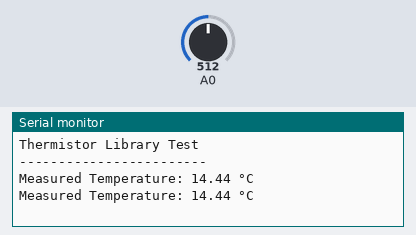
A program run on a simulated Arduino Uno, built with avr-gcc and run on an emulated ATmega328P. Parts: the last lines printed to the serial monitor. The test bench sets the inputs (shaded band); at power-on: A0 = 512.

Above: at 5.8 s.
5.9 s: A0 set to 716
At 11.4 s:
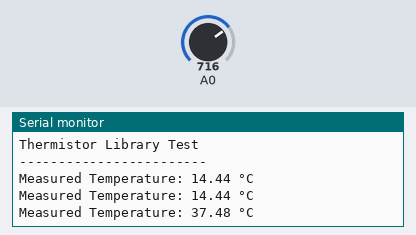
11.9 s: A0 set to 900
At 16.4 s:
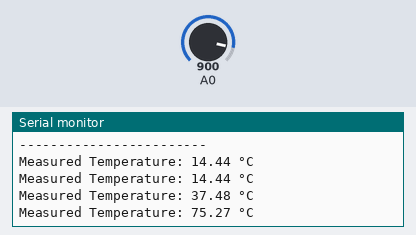
Timing chart, 0 to 17.9 s (numbered marks = the images above; inputs shaded):
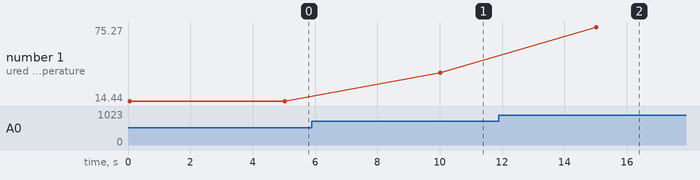

Measured:
- after the input at 5.9 s, the serial monitor: prints a new line after 4.1 s (image 1)
- after the input at 11.9 s, the serial monitor: prints a new line after 3.1 s (image 2)
- plotted number 1: 14.44 → 37.48 after the input at 5.9 s, 37.48 → 75.27 after the input at 11.9 s

The program:

main.cpp
```cpp
#include <Arduino.h>
#include "Thermistor.h"

// Configuration for the thermistor
const double referenceResistance = 1000.0;    // Resistance at reference temperature (Ohms)
const double fixedResistance = 1500.0;       // Fixed resistor value in the voltage divider (Ohms)
const double betaCoefficient = 3275.0;       // Beta coefficient of the thermistor
const unsigned adcResolution = 10;           // ADC resolution in bits (10 bits for Arduino UNO)
const double supplyVoltage = 5.0;            // Supply voltage (Volts)
const double referenceTemperature = 298.15;  // Reference temperature (Kelvin, typically 25°C)

// Create a Thermistor object
Thermistor thermistor(referenceResistance, fixedResistance, betaCoefficient,
                      adcResolution, supplyVoltage, referenceTemperature);

void setup() {
    // Initialize the serial monitor
    Serial.begin(9600);
    Serial.println("Thermistor Library Test");
    Serial.println("------------------------");
}

void loop() {
    // Read the ADC value from analog pin A0
    int adcValue = analogRead(A0);

    // Convert ADC value to temperature in Celsius
    double temperatureCelsius = thermistor.getTemperature(static_cast<double>(adcValue), 'C');

    // Print the temperature to the serial monitor
    Serial.print("Measured Temperature: ");
    Serial.print(temperatureCelsius);
    Serial.println(" °C");

    // Wait 5 seconds before the next measurement
    delay(5000);
}
```
